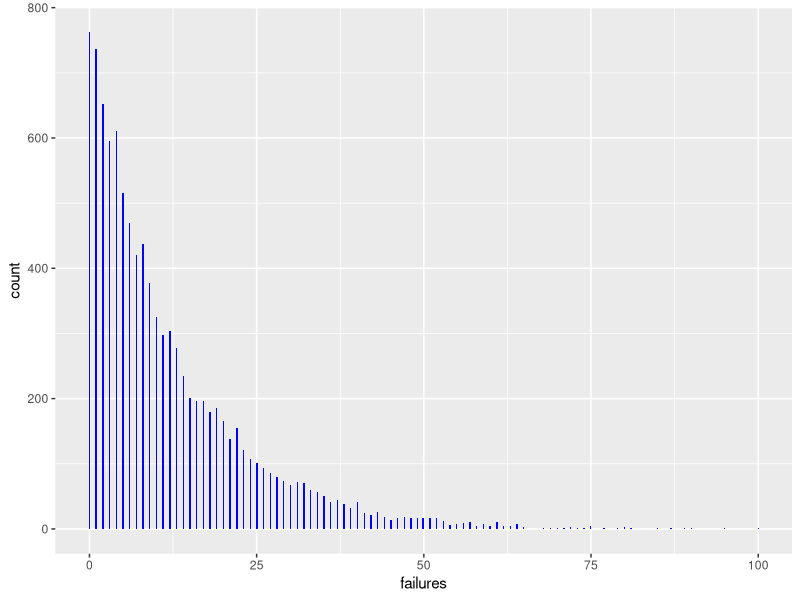
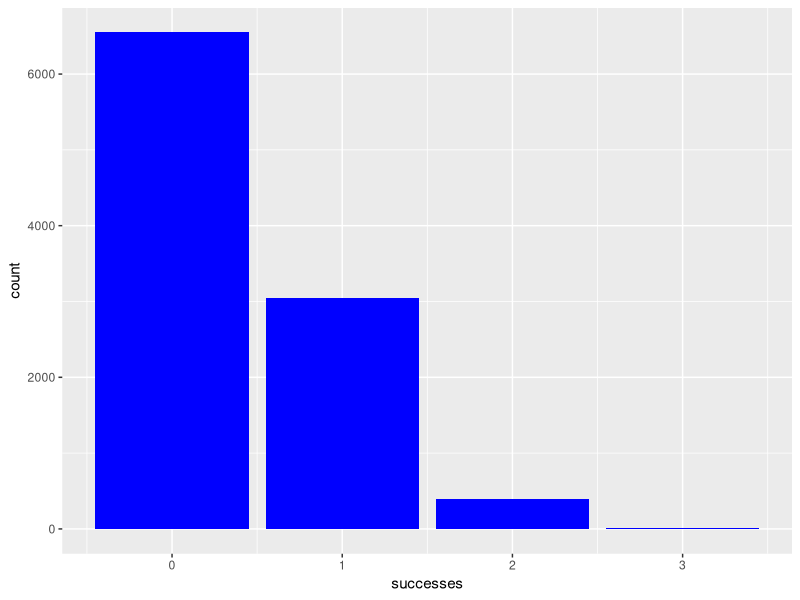
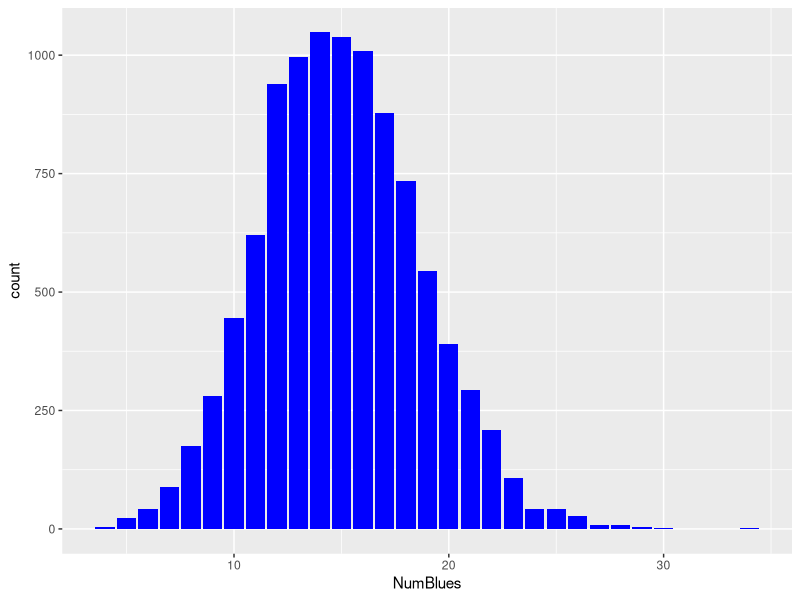
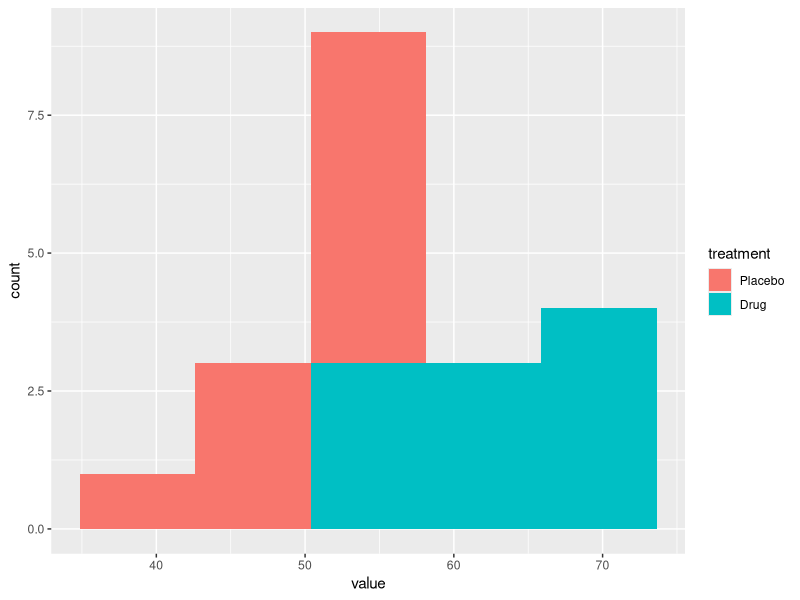
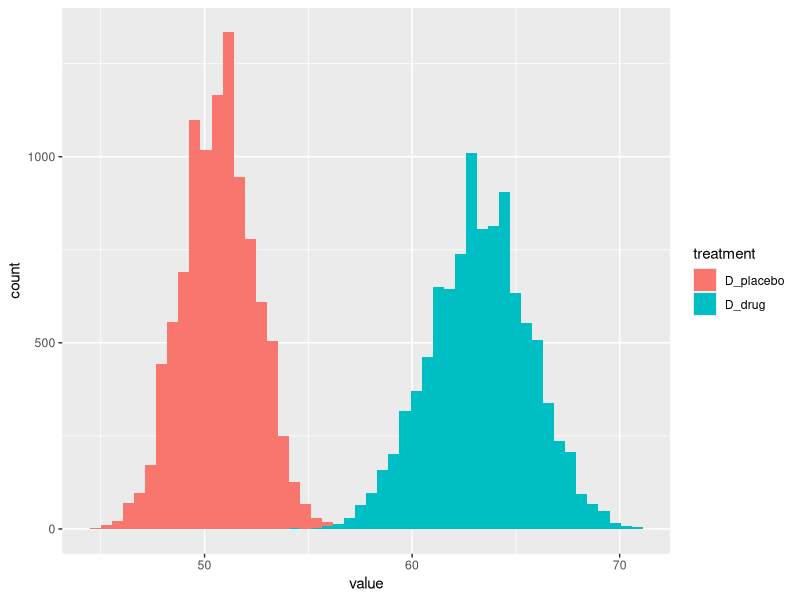
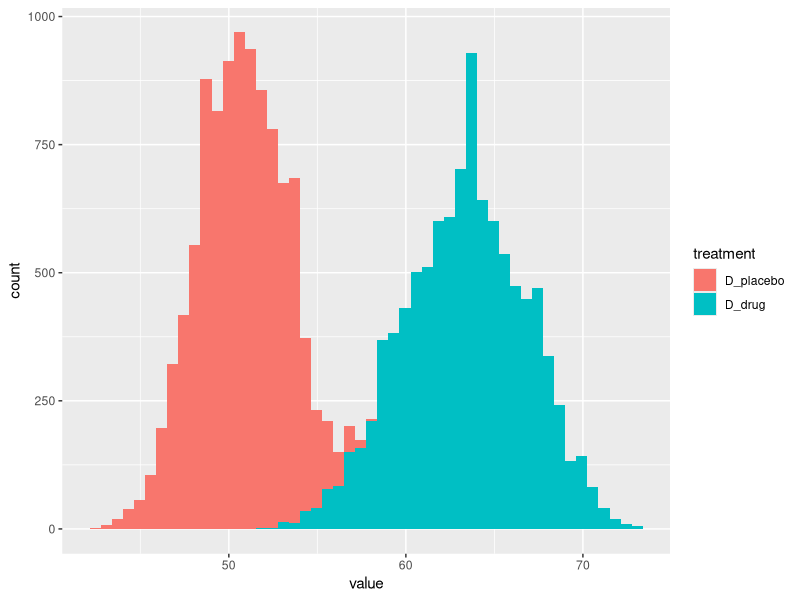
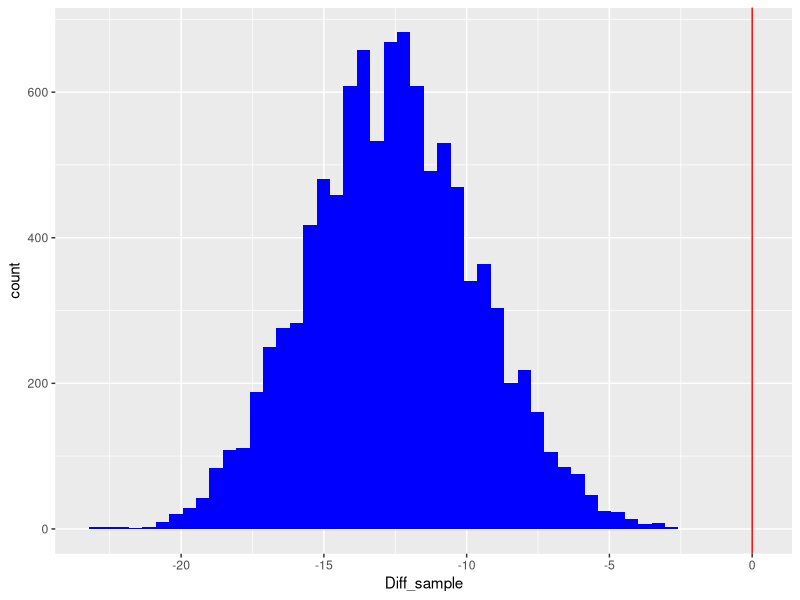

These charts were generated, in order, by the following R code: (Note: this script raises an error after producing the figures.)
## ---- chunk 1
knitr::opts_chunk$set(echo = FALSE)
## ---- chunk 2
carddeck = rep(c(1:13), each=4)
select_Ace = function(carddeck, num_draws) {
  # function will count the number of times it takes to get a 1
    card_selected = sample(carddeck, 
                           num_draws, 
                           replace = T)
    if ( length(which(card_selected==1)) > 0) {
      Ace_selected = min(which(card_selected == 1))
      return(Ace_selected-1)
    } else {
      return(num_draws)
    }
}

failures = numeric()
set.seed(123)

for (i in 1:10000) {
  failures[i]=select_Ace(carddeck, num_draws = 100)
}
## ---- chunk 3
library(ggplot2)

ggplot()+
  geom_histogram(mapping=aes(x=failures),
            bins=500,
                 fill="blue")
## ---- chunk 4
sum(failures<21)/10000
## ---- chunk 5
pgeom(20,1/13)

## ---- chunk 6
poker_cards = function(carddeck, num_draws) {
    card_selected = sample(carddeck, 
                           num_draws, 
                           replace = F)
    return ( sum(card_selected==1)) 
}
  
## ---- chunk 7
successes = numeric()
set.seed(123)

for (i in 1:10000) {
  successes[i]=poker_cards(carddeck, num_draws = 5)
}

## ---- chunk 8
ggplot()+
  geom_bar(mapping=aes(x=successes),
                 fill="blue")
table(successes)
## ---- chunk 9
sum(successes>0)/10000
## ---- chunk 10
poker_hands = combn(carddeck, 5)
dim(poker_hands)

poker_hands_logic = poker_hands==1
poker_hands_ace = apply(poker_hands_logic, 2, sum)
sum(poker_hands_ace > 0) / ncol(poker_hands)

## ---- chunk 11

marbles=c(rep("B", times=500),rep("R", times=9500))

## ---- chunk 12
select_Blue = function(marbles, num_draws, selection) {
  #function will take all the marbles and draw num_draws marbles.
      marbles_selected = sample(marbles, 
                           num_draws, 
                           replace = F)

    blue_selected = length(which(marbles_selected==selection))
      return(blue_selected)
}
## ---- chunk 13
NumBlues = numeric()
set.seed(123)

for (i in 1:10000) {
  NumBlues[i]=select_Blue(marbles, num_draws = 300, "B")
}

sum(NumBlues >= 30) / 10000

## ---- chunk 14
# if we look closely at the documentation of the phyper, we see that 
# when lower.tail = F, then it calculates P(X > x) so if we want 30 and above we need to put
# 29.
phyper(29, 500, 9500, 300, lower.tail = F)

## ---- chunk 15
ggplot()+
  geom_bar(mapping=aes(x=NumBlues),
                 bins=500,
                 fill="blue")
## ---- chunk 16

Placebo = c(54,51,58,44,55,52,42,47,58,46)
Drug = c(54,73,53,70,73,68,52,65,65,60)

## ---- chunk 17
library(reshape2)
datamelt = melt(cbind(Placebo,Drug), 
                varnames = c("id","treatment"))
datamelt
## ---- chunk 18

ggplot(datamelt) + geom_histogram(mapping=aes(x=value, 
                                              fill=treatment), 
                                  bins=5)

## ---- chunk 19
D_placebo=numeric()
D_drug= numeric()
set.seed(123)

n=10

for (i in 1:10000) {
  D_placebo[i] = mean(Placebo[sample(1:length(Placebo), n, replace=T)])
  D_drug[i] = mean(Drug[sample(1:length(Drug), n, replace=T)])
  }

D_datamelt = melt(cbind(D_placebo,D_drug), 
                varnames = c("id","treatment"))
## ---- chunk 20

ggplot(D_datamelt) + geom_histogram(mapping=aes(x=value, fill=treatment), bins=50)
         
## ---- chunk 21
D_placebo=numeric()
D_drug= numeric()
set.seed(123)

n=5
for (i in 1:10000) {
  D_placebo[i] = mean(Placebo[sample(1:length(Placebo), n, replace=T)])
  D_drug[i] = mean(Drug[sample(1:length(Drug), n, replace=T)])
  }

D_datamelt = melt(cbind(D_placebo,D_drug), 
                varnames = c("id","treatment"))

## ---- chunk 22

ggplot(D_datamelt) +
  geom_histogram(mapping=aes(x=value,
                             fill=treatment),
                 bins=50)
## ---- chunk 23

Diff_sample = numeric()
set.seed(123)

n=10
for (i in 1:10000) {
  Diff_sample[i] = mean(Placebo[sample(1:length(Placebo),n,replace=T)])-
    mean(Drug[sample(1:length(Drug), n, replace = T)])
}
## ---- chunk 24

ggplot() +
  geom_histogram(mapping=aes(x=Diff_sample),
                 fill="blue", bins=50) +
  geom_vline(mapping=aes(xintercept=0),
             col="red")

## ---- chunk 25
Diff_shuffle_sample = numeric()
set.seed(123)

datameltshuffle = datamelt
n=10
for (i in 1:10000) {
  datameltshuffle$value = sample(datamelt$value,
                                   nrow(datamelt),replace=F)

  Diff_shuffle_sample[i] = diff(tapply(datameltshuffle$value,
                                    datameltshuffle$treatment,
                                       mean))
}
## ---- chunk 26
ggplot() +
  geom_histogram(mapping=aes(x=Diff_suffle_sample),
                 fill="blue", bins=50) +
  geom_vline(mapping=aes(xintercept=mean(Placebo)-mean(Drug)),
             col="red")

## ---- chunk 27

sum(Diff_shuffle_sample <= (mean(Placebo)-mean(Drug)))/10000

## ---- chunk 28
#confirmation using the t.test() function.
t.test(Placebo, Drug, var.equal = T)
